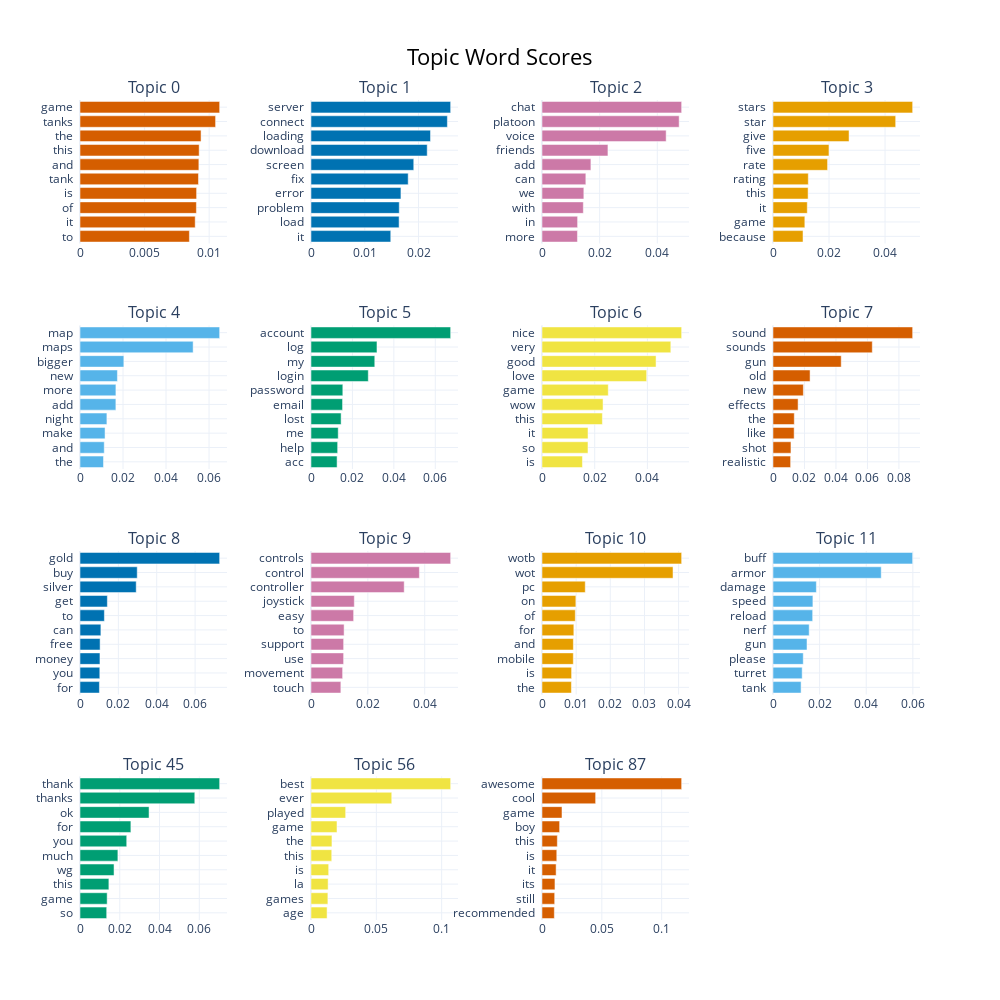

Here is the notebook cell this chart was saved with:
### Markdown cell above
- after remving the outliers the topics became more meaningful so we can extract some insights from them

### Code cell
pos_topic_model.visualize_barchart(top_n_topics = 15, n_words = 10)

### Figure 1 — Plotly figure (JSON) as saved in the notebook; plotly's stock layout.template omitted (floating-point values rounded to 4 significant figures)
{"data": [{"marker": {"color": "#D55E00"}, "orientation": "h", "type": "bar", "x": [0.008471, 0.00892, 0.009014, 0.009029, 0.009174, 0.009204, 0.009227, 0.009375, 0.0105, 0.01081], "xaxis": "x", "y": ["to  ", "it  ", "of  ", "is  ", "tank  ", "and  ", "this  ", "the  ", "tanks  ", "game  "], "yaxis": "y"}, {"marker": {"color": "#0072B2"}, "orientation": "h", "type": "bar", "x": [0.01483, 0.01638, 0.01641, 0.01672, 0.01807, 0.01911, 0.02161, 0.02222, 0.02536, 0.02597], "xaxis": "x2", "y": ["it  ", "load  ", "problem  ", "error  ", "fix  ", "screen  ", "download  ", "loading  ", "connect  ", "server  "], "yaxis": "y2"}, {"marker": {"color": "#CC79A7"}, "orientation": "h", "type": "bar", "x": [0.0123, 0.01235, 0.01434, 0.01452, 0.01521, 0.01696, 0.02288, 0.04307, 0.04758, 0.04845], "xaxis": "x3", "y": ["more  ", "in  ", "with  ", "we  ", "can  ", "add  ", "friends  ", "voice  ", "platoon  ", "chat  "], "yaxis": "y3"}, {"marker": {"color": "#E69F00"}, "orientation": "h", "type": "bar", "x": [0.01072, 0.01137, 0.01224, 0.01253, 0.0126, 0.01949, 0.01998, 0.02715, 0.0438, 0.04986], "xaxis": "x4", "y": ["because  ", "game  ", "it  ", "this  ", "rating  ", "rate  ", "five  ", "give  ", "star  ", "stars  "], "yaxis": "y4"}, {"marker": {"color": "#56B4E9"}, "orientation": "h", "type": "bar", "x": [0.01092, 0.01127, 0.01165, 0.01251, 0.01669, 0.0167, 0.0174, 0.02039, 0.05261, 0.06494], "xaxis": "x5", "y": ["the  ", "and  ", "make  ", "night  ", "add  ", "more  ", "new  ", "bigger  ", "maps  ", "map  "], "yaxis": "y5"}, {"marker": {"color": "#009E73"}, "orientation": "h", "type": "bar", "x": [0.0126, 0.01286, 0.01314, 0.01454, 0.01523, 0.01536, 0.02766, 0.03079, 0.03185, 0.06742], "xaxis": "x6", "y": ["acc  ", "help  ", "me  ", "lost  ", "email  ", "password  ", "login  ", "my  ", "log  ", "account  "], "yaxis": "y6"}, {"marker": {"color": "#F0E442"}, "orientation": "h", "type": "bar", "x": [0.01534, 0.01745, 0.01747, 0.02292, 0.02317, 0.02515, 0.03973, 0.04329, 0.0489, 0.05301], "xaxis": "x7", "y": ["is  ", "so  ", "it  ", "this  ", "wow  ", "game  ", "love  ", "good  ", "very  ", "nice  "], "yaxis": "y7"}, {"marker": {"color": "#D55E00"}, "orientation": "h", "type": "bar", "x": [0.0112, 0.01141, 0.01344, 0.01352, 0.01594, 0.0193, 0.02355, 0.04335, 0.06309, 0.08873], "xaxis": "x8", "y": ["realistic  ", "shot  ", "like  ", "the  ", "effects  ", "new  ", "old  ", "gun  ", "sounds  ", "sound  "], "yaxis": "y8"}, {"marker": {"color": "#0072B2"}, "orientation": "h", "type": "bar", "x": [0.01012, 0.01032, 0.01041, 0.01048, 0.01089, 0.01271, 0.01427, 0.02931, 0.02984, 0.07281], "xaxis": "x9", "y": ["for  ", "you  ", "money  ", "free  ", "can  ", "to  ", "get  ", "silver  ", "buy  ", "gold  "], "yaxis": "y9"}, {"marker": {"color": "#CC79A7"}, "orientation": "h", "type": "bar", "x": [0.0105, 0.01112, 0.01147, 0.01148, 0.01164, 0.015, 0.01523, 0.03279, 0.03812, 0.04912], "xaxis": "x10", "y": ["touch  ", "movement  ", "use  ", "support  ", "to  ", "easy  ", "joystick  ", "controller  ", "control  ", "controls  "], "yaxis": "y10"}, {"marker": {"color": "#E69F00"}, "orientation": "h", "type": "bar", "x": [0.008611, 0.008667, 0.009167, 0.009185, 0.009322, 0.009753, 0.009912, 0.01267, 0.03836, 0.04089], "xaxis": "x11", "y": ["the  ", "is  ", "mobile  ", "and  ", "for  ", "of  ", "on  ", "pc  ", "wot  ", "wotb  "], "yaxis": "y11"}, {"marker": {"color": "#56B4E9"}, "orientation": "h", "type": "bar", "x": [0.01205, 0.01251, 0.01298, 0.01459, 0.01552, 0.01702, 0.01712, 0.01861, 0.04643, 0.05991], "xaxis": "x12", "y": ["tank  ", "turret  ", "please  ", "gun  ", "nerf  ", "reload  ", "speed  ", "damage  ", "armor  ", "buff  "], "yaxis": "y12"}, {"marker": {"color": "#009E73"}, "orientation": "h", "type": "bar", "x": [0.01342, 0.01366, 0.01452, 0.01712, 0.01905, 0.0235, 0.02558, 0.03472, 0.05773, 0.07023], "xaxis": "x13", "y": ["so  ", "game  ", "this  ", "wg  ", "much  ", "you  ", "for  ", "ok  ", "thanks  ", "thank  "], "yaxis": "y13"}, {"marker": {"color": "#F0E442"}, "orientation": "h", "type": "bar", "x": [0.01232, 0.01293, 0.01312, 0.01353, 0.01587, 0.01604, 0.0199, 0.02653, 0.06181, 0.1069], "xaxis": "x14", "y": ["age  ", "games  ", "la  ", "is  ", "this  ", "the  ", "game  ", "played  ", "ever  ", "best  "], "yaxis": "y14"}, {"marker": {"color": "#D55E00"}, "orientation": "h", "type": "bar", "x": [0.01031, 0.01059, 0.01083, 0.0118, 0.01235, 0.01281, 0.01471, 0.01671, 0.04481, 0.1167], "xaxis": "x15", "y": ["recommended  ", "still  ", "its  ", "it  ", "is  ", "this  ", "boy  ", "game  ", "cool  ", "awesome  "], "yaxis": "y15"}], "layout": {"annotations": [{"font": {"size": 16}, "showarrow": false, "text": "Topic 0", "x": 0.0875, "xanchor": "center", "xref": "paper", "y": 1, "yanchor": "bottom", "yref": "paper"}, {"font": {"size": 16}, "showarrow": false, "text": "Topic 1", "x": 0.3625, "xanchor": "center", "xref": "paper", "y": 1, "yanchor": "bottom", "yref": "paper"}, {"font": {"size": 16}, "showarrow": false, "text": "Topic 2", "x": 0.6375, "xanchor": "center", "xref": "paper", "y": 1, "yanchor": "bottom", "yref": "paper"}, {"font": {"size": 16}, "showarrow": false, "text": "Topic 3", "x": 0.9125, "xanchor": "center", "xref": "paper", "y": 1, "yanchor": "bottom", "yref": "paper"}, {"font": {"size": 16}, "showarrow": false, "text": "Topic 4", "x": 0.0875, "xanchor": "center", "xref": "paper", "y": 0.725, "yanchor": "bottom", "yref": "paper"}, {"font": {"size": 16}, "showarrow": false, "text": "Topic 5", "x": 0.3625, "xanchor": "center", "xref": "paper", "y": 0.725, "yanchor": "bottom", "yref": "paper"}, {"font": {"size": 16}, "showarrow": false, "text": "Topic 6", "x": 0.6375, "xanchor": "center", "xref": "paper", "y": 0.725, "yanchor": "bottom", "yref": "paper"}, {"font": {"size": 16}, "showarrow": false, "text": "Topic 7", "x": 0.9125, "xanchor": "center", "xref": "paper", "y": 0.725, "yanchor": "bottom", "yref": "paper"}, {"font": {"size": 16}, "showarrow": false, "text": "Topic 8", "x": 0.0875, "xanchor": "center", "xref": "paper", "y": 0.45, "yanchor": "bottom", "yref": "paper"}, {"font": {"size": 16}, "showarrow": false, "text": "Topic 9", "x": 0.3625, "xanchor": "center", "xref": "paper", "y": 0.45, "yanchor": "bottom", "yref": "paper"}, {"font": {"size": 16}, "showarrow": false, "text": "Topic 10", "x": 0.6375, "xanchor": "center", "xref": "paper", "y": 0.45, "yanchor": "bottom", "yref": "paper"}, {"font": {"size": 16}, "showarrow": false, "text": "Topic 11", "x": 0.9125, "xanchor": "center", "xref": "paper", "y": 0.45, "yanchor": "bottom", "yref": "paper"}, {"font": {"size": 16}, "showarrow": false, "text": "Topic 45", "x": 0.0875, "xanchor": "center", "xref": "paper", "y": 0.175, "yanchor": "bottom", "yref": "paper"}, {"font": {"size": 16}, "showarrow": false, "text": "Topic 56", "x": 0.3625, "xanchor": "center", "xref": "paper", "y": 0.175, "yanchor": "bottom", "yref": "paper"}, {"font": {"size": 16}, "showarrow": false, "text": "Topic 87", "x": 0.6375, "xanchor": "center", "xref": "paper", "y": 0.175, "yanchor": "bottom", "yref": "paper"}], "height": 1000, "hoverlabel": {"bgcolor": "white", "font": {"family": "Rockwell", "size": 16}}, "showlegend": false, "title": {"font": {"color": "Black", "size": 22}, "text": "Topic Word Scores", "x": 0.5, "xanchor": "center", "yanchor": "top"}, "width": 1000, "xaxis": {"anchor": "y", "domain": [0, 0.175], "showgrid": true}, "xaxis10": {"anchor": "y10", "domain": [0.275, 0.45], "showgrid": true}, "xaxis11": {"anchor": "y11", "domain": [0.55, 0.725], "showgrid": true}, "xaxis12": {"anchor": "y12", "domain": [0.825, 1], "showgrid": true}, "xaxis13": {"anchor": "y13", "domain": [0, 0.175], "showgrid": true}, "xaxis14": {"anchor": "y14", "domain": [0.275, 0.45], "showgrid": true}, "xaxis15": {"anchor": "y15", "domain": [0.55, 0.725], "showgrid": true}, "xaxis16": {"anchor": "y16", "domain": [0.825, 1], "showgrid": true}, "xaxis2": {"anchor": "y2", "domain": [0.275, 0.45], "showgrid": true}, "xaxis3": {"anchor": "y3", "domain": [0.55, 0.725], "showgrid": true}, "xaxis4": {"anchor": "y4", "domain": [0.825, 1], "showgrid": true}, "xaxis5": {"anchor": "y5", "domain": [0, 0.175], "showgrid": true}, "xaxis6": {"anchor": "y6", "domain": [0.275, 0.45], "showgrid": true}, "xaxis7": {"anchor": "y7", "domain": [0.55, 0.725], "showgrid": true}, "xaxis8": {"anchor": "y8", "domain": [0.825, 1], "showgrid": true}, "xaxis9": {"anchor": "y9", "domain": [0, 0.175], "showgrid": true}, "yaxis": {"anchor": "x", "domain": [0.825, 1], "showgrid": true}, "yaxis10": {"anchor": "x10", "domain": [0.275, 0.45], "showgrid": true}, "yaxis11": {"anchor": "x11", "domain": [0.275, 0.45], "showgrid": true}, "yaxis12": {"anchor": "x12", "domain": [0.275, 0.45], "showgrid": true}, "yaxis13": {"anchor": "x13", "domain": [0, 0.175], "showgrid": true}, "yaxis14": {"anchor": "x14", "domain": [0, 0.175], "showgrid": true}, "yaxis15": {"anchor": "x15", "domain": [0, 0.175], "showgrid": true}, "yaxis16": {"anchor": "x16", "domain": [0, 0.175], "showgrid": true}, "yaxis2": {"anchor": "x2", "domain": [0.825, 1], "showgrid": true}, "yaxis3": {"anchor": "x3", "domain": [0.825, 1], "showgrid": true}, "yaxis4": {"anchor": "x4", "domain": [0.825, 1], "showgrid": true}, "yaxis5": {"anchor": "x5", "domain": [0.55, 0.725], "showgrid": true}, "yaxis6": {"anchor": "x6", "domain": [0.55, 0.725], "showgrid": true}, "yaxis7": {"anchor": "x7", "domain": [0.55, 0.725], "showgrid": true}, "yaxis8": {"anchor": "x8", "domain": [0.55, 0.725], "showgrid": true}, "yaxis9": {"anchor": "x9", "domain": [0.275, 0.45], "showgrid": true}}}
